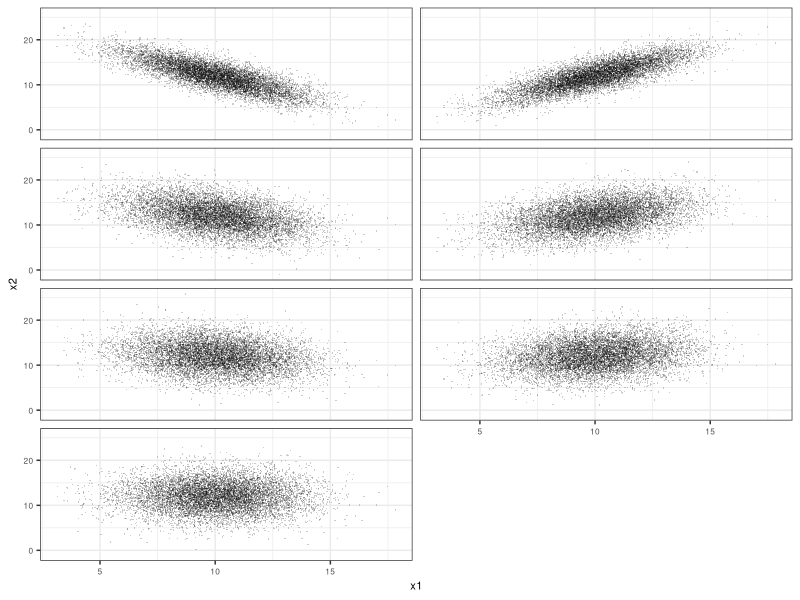

Generate this figure with R:
###############################################################################
# Demo 1 showing how the variance of the sum of two random variables
# responds to covariance between the two random variables. This is 
# demonstrated with simulated data.
#
# Variables are named to follow  y = x1 + x2 where all are random variables.
# Variable z is a precursor random variable used to create x2.
#
# The graphs produced are the pieces assembled for Figure B-1 of the report.
#
# This code version does same simulations as v1 but creates a different set
# of graphs for report.
#
# September 2026
###############################################################################

library(tidyr)
library(dplyr)
library(ggplot2)
library(stringr)


###############################################################################
# set parameters
###############################################################################
N <- 10000    # size of x1 and x2 simulated vectors 

# parameters for normal distributions for freq. distributions of x1 and x2
x1_mean <- 10 
x1_stdev <- 2

x2_mean <- 12
x2_stdev <- 3

# correlation values to create range of covariance between x1 and x2 i
# if this vector is changed, may need to change def below of var_rho0
corr_target_vals <- c(-0.8, -0.4, -0.2, 0.0, 0.2, 0.4, 0.8)



###############################################################################
#  create data frame with N rows and n columns (n=length(corr_target_vals) +1)
#  with structure:
#    col 1: values of random variable x1 
#    col 2: random variates x2 with corr_vals[1] correlation with x2
#    col 3: random variates x2 with corr_vals[2] correlation with x2
#    col 4: random variates x2 with corr_vals[3] correlation with x2
#    .....
#    col n: random variates x2 with corr_vals[n] correlation with x2
###############################################################################

# first make data frame of same dimensions [N, n] with columns of independent
# standard normal random variates. Col 1 is std normal version of x1.
# Cols 2:n are all instances of z, the precursor to x2, which is also 
# standard normal.
nrows <- N
ncols <- length(corr_target_vals) + 1
data1 <- as.data.frame(matrix(rnorm(nrows*ncols), nrow=nrows, ncol=ncols))

# Transform the z columns to standard normal versions of x2 with specified
# correlation with x1
data2 <- data1
for (icol in seq(2,ncols)) {
 target_corr <- corr_target_vals[icol - 1]
 data2[,icol] <- data2[,1]*target_corr + sqrt(1 - target_corr^2) * data2[,icol]
}

# Scale col 1 using x1 parameters, cols 2:n using x2 parameters
data3 <- data2 
data3[,1] <- x1_mean + data2[,1]*x1_stdev
for (icol in seq(2,ncols)) {
  data3[,icol] <- x2_mean + data2[,icol] * x2_stdev
}

# create meaningful column names
df_names <- character(ncols)
df_names[1] <- "x1"
for (icol in seq(2,ncols)) {
 icorr <- corr_target_vals[icol - 1]
 corr_str <- sprintf("%.1f", icorr)
 suffix <- str_remove(corr_str, "\\.")
 x2name <- str_c("x2", suffix, sep="_")
 df_names[icol] <- x2name 
}
names(data3) <- df_names  


###############################################################################
#  get x1-x2 correlations
###############################################################################
corr_vals <- cor(data3[,1], data3[,2:ncols], use = "pairwise.complete.obs")



###############################################################################
# calc x1+x2 sums, population variances, covariances
# covariance(x,y) = correlation(x,y) / (stdev(x) * stdev(y))
###############################################################################
for (icol in seq(2,ncols)) {
  colname <- str_c("sum_",names(data3)[icol])
  data3[[colname]] <- data3[,1] + data3[,icol]
}
var_diff_df <- data.frame(col_vars = sapply(data3, var))
var_rho0 <- var_diff_df$col_vars[12]
std_rho0 <- sqrt(var_rho0)
var_diff_df <- var_diff_df %>%
  mutate(var_diff_PC = (col_vars - var_rho0)/var_rho0,
         col_stdev = sqrt(col_vars),
         sd_diff_PC = (col_stdev - std_rho0)/std_rho0)

cov_vals <- corr_vals * sqrt(var_diff_df$col_vars[2:ncols] * 
                               var_diff_df$col_vars[1])



###############################################################################
#  graph stacked freq. histograms for x1 and x2 and write to png file. 
#  Makes separate set of histograms for each correlation level.
###############################################################################
# make tidy
data_tidy <- data3 |>
  pivot_longer(cols=everything(), cols_vary="slowest", names_to="variable",
               values_to="value") |>
  mutate(target_correlation = ifelse(str_detect(variable, "_"),
                                     as.numeric(str_extract(variable,"[^_]+$"))/10,
                                     9999),
         data_category = case_when(
           str_detect(variable,"x1") ~ "x1",
           str_detect(variable,"sum") ~ "sum",
           str_detect(variable,"x2") ~ "x2"
         ),
         data_category_fct = factor(data_category,
                                    levels = c("sum","x1","x2"))
         )

# loop through correlation levels to plot x1-x2 freq histograms
for (icorr in corr_target_vals) {
  # filter for records with icorr correlation or 9999 which are x1 records
  data_filt <- data_tidy |> filter(target_correlation == icorr |
                                   target_correlation == 9999.0)
  
  #### p3 - make 3 stacked graph panels for freq. histograms of x1, x2, x1+x2
  label_var_data <- data.frame(
    data_category_fct = factor(c("x1","x2"), levels = c("x1","x2")),
    x = 40,
    y = 730,
    label = c("X1","X2")
  )
  
  # stacked freq. histograms of X1 and X2
  data_filt_x1x2 <- data_filt %>% 
      filter(data_category_fct != "sum") %>%
      mutate(data_category_fct = factor(data_category_fct, levels=c("x1","x2")))
  p3 <- ggplot(data = data_filt_x1x2, 
               mapping = aes(x=value)) + 
    geom_histogram(bins=100, color="white", fill="gray50", linewidth=0.1) +
    facet_wrap(vars(data_category_fct), ncol=1) +
    geom_text(data=label_var_data, mapping=aes(x=x, y=y, label=label),
              hjust=1, vjust=1, inherit.aes=FALSE, size=8, size.unit="pt") +
    theme_bw() +
    theme(
      legend.position = "none",
      axis.text = element_text(size=6),
      axis.title = element_text(size=8),
      strip.text = element_blank()
    ) +
    scale_x_continuous(limits=c(0,40)) +
    scale_y_continuous(limits=c(0,900), name="frequency")
  
  filename <- str_c("output_graphs/demo2_x1x2_",sprintf("%.1f", icorr),".png")
#  ggsave(file=filename, width=3.5, height=2, units="in")
}

###############################################################################
# create x1-x2 scatter plots faceted by correlation level
###############################################################################
scatt_df <- data.frame(target_corr = numeric(),
                       x1 = numeric(),
                       x2 = numeric(),
                       sum = numeric())
# create graphing df by looping through corr values
for (i in seq(1,length(corr_target_vals))) {
 x2col <- i + 1
 sumcol <- i + 1 + 7
 irows <- data.frame(target_corr = rep(corr_target_vals[i],times=N),
                     x1 = data3$x1,
                     x2 = data3[,x2col],
                     sum = data3[,sumcol]) 
 scatt_df <- rbind(scatt_df, irows)
}

# for better ordering of panels
scatt_df <- scatt_df %>%
  mutate(target_corr_fct = factor(target_corr, levels = c(-0.8,0.8,-0.4,0.4,
                                                          -0.2, 0.2,0)))
  
pscatter <- ggplot(scatt_df, mapping=aes(x=x1, y=x2)) +
  geom_point(size=0.5, alpha=0.2, stroke=0, fill="gray30") +
  facet_wrap(vars(target_corr_fct), ncol=2) +
  theme_bw() +
  theme(
    axis.text = element_text(size=6),
    axis.title = element_text(size=8),
    strip.text = element_blank()
  )
filename2 <- "output_graphs/demo2_scatter_facets.png"
ggsave(file=filename2, width=3, height=6, units="in")
  


###############################################################################
# create stacked freq. histograms of X1+X2 with facets by correlation 
###############################################################################
sum_histos <- ggplot(data = scatt_df, 
                     mapping = aes(x=sum)) +  
    geom_histogram(bins=100, color="white", fill="gray50", linewidth=0.1) +
    facet_wrap(vars(target_corr), ncol=1) +
    theme_bw() +
    theme(
      legend.position = "none",
      axis.text = element_text(size=6),
      axis.title.x = element_text(size=8, margin=margin(t=10)),
      axis.title.y = element_text(size=8, margin=margin(r=10)),
      strip.text = element_blank()
    ) +
    scale_x_continuous(limits=c(0,40), name="X1 + X2") +
    scale_y_continuous(limits=c(0,900), name="frequency")
  
  filename3 <- "output_graphs/demo2_sum_histos.png"
  # ggsave(file=filename3, width=3.5, height=6, units="in")
